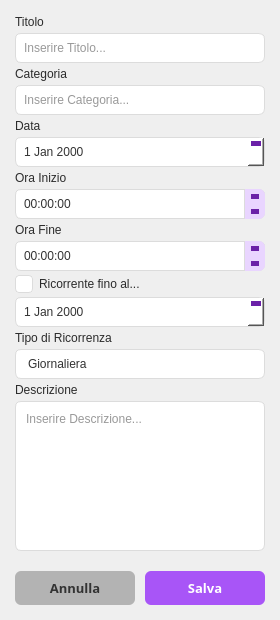
<?xml version="1.0" encoding="UTF-8"?>
<ui version="4.0">
 <class>FormImpegno</class>
 <widget class="QWidget" name="FormImpegno">
  <property name="geometry">
   <rect>
    <x>0</x>
    <y>0</y>
    <width>280</width>
    <height>620</height>
   </rect>
  </property>
  <property name="minimumSize">
   <size>
    <width>230</width>
    <height>0</height>
   </size>
  </property>
  <property name="windowTitle">
   <string>Form</string>
  </property>
  <property name="styleSheet">
   <string notr="true">QLineEdit, QPlainTextEdit, QDateEdit, QTimeEdit, QComboBox, QDateTimeEdit {
    background-color: #ffffff;
    border: 1px solid #dcdcdc;
    border-radius: 6px;
    padding: 6px;
    color: #333333;
}

QDateEdit, QTimeEdit, QDateTimeEdit {
    padding-right: 24px;
}

QDateEdit::up-button, QTimeEdit::up-button, QDateTimeEdit::up-button {
    subcontrol-origin: border;
    subcontrol-position: top right;
    width: 20px;
    height: 15px;
    border-left: 1px solid #dcdcdc;
    border-bottom: 1px solid #dcdcdc;
    border-top-right-radius: 6px;
    background-color: #e9d5ff;
}

QDateEdit::up-button:hover, QTimeEdit::up-button:hover, QDateTimeEdit::up-button:hover {
    background-color: #d8b4fe;
}

QDateEdit::up-button:pressed, QTimeEdit::up-button:pressed, QDateTimeEdit::up-button:pressed {
    background-color: #c084fc;
}

QDateEdit::down-button, QTimeEdit::down-button, QDateTimeEdit::down-button {
    subcontrol-origin: border;
    subcontrol-position: bottom right;
    width: 20px;
    height: 15px;
    border-left: 1px solid #dcdcdc;
    border-bottom-right-radius: 6px;
    background-color: #e9d5ff;
}

QDateEdit::down-button:hover, QTimeEdit::down-button:hover, QDateTimeEdit::down-button:hover {
    background-color: #d8b4fe;
}

QDateEdit::down-button:pressed, QTimeEdit::down-button:pressed, QDateTimeEdit::down-button:pressed {
    background-color: #c084fc;
}

QDateEdit::up-arrow, QTimeEdit::up-arrow, QDateTimeEdit::up-arrow {
    width: 0px;
    height: 0px;
    border-left: 4px solid transparent;
    border-right: 4px solid transparent;
    border-bottom: 5px solid #6b21a8;
}

QDateEdit::down-arrow, QTimeEdit::down-arrow, QDateTimeEdit::down-arrow {
    width: 0px;
    height: 0px;
    border-left: 4px solid transparent;
    border-right: 4px solid transparent;
    border-top: 5px solid #6b21a8;
}


QLineEdit:focus, QPlainTextEdit:focus, QDateEdit:focus, QTimeEdit:focus, QComboBox:focus {
    border: 1px solid #a855f7;
    background-color: #fcfaff;
}

#btnAnnulla {
    background-color: #b3b3b3;
    color: #333333;
    border: none;
    border-radius: 6px;
    padding: 8px 10px;
    font-weight: bold;
    font-size: 13px;
}

#btnAnnulla:hover {
    background-color: #a6a6a6;
}

#btnAnnulla:pressed {
    background-color: #8c8c8c;
}

#btnSalva {
    background-color: #a855f7;
    color: #ffffff;
    border: none;
    border-radius: 6px;
    padding: 8px 10px;
    font-weight: bold;
    font-size: 13px;
}

#btnSalva:hover {
    background-color: #9333ea;
}

#btnSalva:pressed {
    background-color: #7e22ce;
}

QLabel, QCheckBox {
    color: #2b2b2b;
}

</string>
  </property>
  <layout class="QVBoxLayout" name="insertDati">
   <property name="spacing">
    <number>4</number>
   </property>
   <property name="leftMargin">
    <number>15</number>
   </property>
   <property name="topMargin">
    <number>15</number>
   </property>
   <property name="rightMargin">
    <number>15</number>
   </property>
   <property name="bottomMargin">
    <number>15</number>
   </property>
   <item>
    <widget class="QLabel" name="Titolo">
     <property name="text">
      <string>Titolo</string>
     </property>
    </widget>
   </item>
   <item>
    <widget class="QLineEdit" name="editTitolo">
     <property name="inputMask">
      <string notr="true"/>
     </property>
     <property name="placeholderText">
      <string>Inserire Titolo...</string>
     </property>
     <property name="clearButtonEnabled">
      <bool>false</bool>
     </property>
    </widget>
   </item>
   <item>
    <widget class="QLabel" name="Categoria">
     <property name="text">
      <string>Categoria</string>
     </property>
    </widget>
   </item>
   <item>
    <widget class="QLineEdit" name="editCateg">
     <property name="placeholderText">
      <string>Inserire Categoria...</string>
     </property>
    </widget>
   </item>
   <item>
    <widget class="QLabel" name="Data">
     <property name="text">
      <string>Data</string>
     </property>
    </widget>
   </item>
   <item>
    <widget class="QDateEdit" name="dateEdit">
     <property name="styleSheet">
      <string notr="true">QCalendarWidget QWidget#qt_calendar_navigationbar {
    background-color: #f1f5f9;
    border-bottom: 1px solid #dcdcdc;
}

QCalendarWidget QToolButton {
    color: #333333;
    background-color: transparent;
    border-radius: 4px;
    font-weight: bold;
    padding: 4px;
}

QCalendarWidget QToolButton:hover {
    background-color: #e9d5ff;
}

QCalendarWidget QToolButton:pressed {
    background-color: #d8b4fe;
}

QCalendarWidget QMenu {
    background-color: #ffffff;
    color: #333333;
    border: 1px solid #dcdcdc;
}

QCalendarWidget QSpinBox {
    background-color: transparent;
    color: #333333;
    border: none;
    selection-background-color: #e9d5ff;
    selection-color: #333333;
}

QCalendarWidget QTableView {
    background-color: #ffffff;
    selection-background-color: #a855f7;
    selection-color: #ffffff;
    border: none;
    outline: 0px;
}

QCalendarWidget QAbstractItemView:enabled {
    color: #333333;
}

QCalendarWidget QAbstractItemView:disabled {
    color: #94a3b8;
}

QCalendarWidget QTableView QHeaderView::section {
    background-color: #f1f5f9;
    color: #333333;
    border: none;
    border-bottom: 1px solid #dcdcdc;
    padding: 4px;
    font-weight: 500;
}</string>
     </property>
     <property name="calendarPopup">
      <bool>true</bool>
     </property>
    </widget>
   </item>
   <item>
    <widget class="QLabel" name="OraInizio">
     <property name="text">
      <string>Ora Inizio</string>
     </property>
    </widget>
   </item>
   <item>
    <widget class="QTimeEdit" name="timeStart"/>
   </item>
   <item>
    <widget class="QLabel" name="OraFine">
     <property name="text">
      <string>Ora Fine</string>
     </property>
    </widget>
   </item>
   <item>
    <widget class="QTimeEdit" name="timeFinish"/>
   </item>
   <item>
    <widget class="QCheckBox" name="Ricorrenza">
     <property name="layoutDirection">
      <enum>Qt::LeftToRight</enum>
     </property>
     <property name="styleSheet">
      <string notr="true">QCheckBox::indicator {
    width: 16px;
    height: 16px;
    border: 1px solid #dcdcdc;
    border-radius: 4px;
    background-color: #ffffff;
}

QCheckBox::indicator:checked {
    background-color: #a855f7;
    border: 1px solid #a855f7;
}</string>
     </property>
     <property name="text">
      <string>Ricorrente fino al...</string>
     </property>
     <property name="checked">
      <bool>false</bool>
     </property>
     <property name="autoRepeat">
      <bool>false</bool>
     </property>
     <property name="tristate">
      <bool>false</bool>
     </property>
    </widget>
   </item>
   <item>
    <widget class="QDateEdit" name="dateRicor">
     <property name="styleSheet">
      <string notr="true">QCalendarWidget QWidget#qt_calendar_navigationbar {
    background-color: #f1f5f9;
    border-bottom: 1px solid #dcdcdc;
}

QCalendarWidget QToolButton {
    color: #333333;
    background-color: transparent;
    border-radius: 4px;
    font-weight: bold;
    padding: 4px;
}

QCalendarWidget QToolButton:hover {
    background-color: #e9d5ff;
}

QCalendarWidget QToolButton:pressed {
    background-color: #d8b4fe;
}

QCalendarWidget QMenu {
    background-color: #ffffff;
    color: #333333;
    border: 1px solid #dcdcdc;
}

QCalendarWidget QSpinBox {
    background-color: transparent;
    color: #333333;
    border: none;
    selection-background-color: #e9d5ff;
    selection-color: #333333;
}

QCalendarWidget QTableView {
    background-color: #ffffff;
    selection-background-color: #a855f7;
    selection-color: #ffffff;
    border: none;
    outline: 0px;
}

QCalendarWidget QAbstractItemView:enabled {
    color: #333333;
}

QCalendarWidget QAbstractItemView:disabled {
    color: #94a3b8;
}

QCalendarWidget QTableView QHeaderView::section {
    background-color: #f1f5f9;
    color: #333333;
    border: none;
    border-bottom: 1px solid #dcdcdc;
    padding: 4px;
    font-weight: 500;
}</string>
     </property>
     <property name="calendarPopup">
      <bool>true</bool>
     </property>
    </widget>
   </item>
   <item>
    <widget class="QLabel" name="TipoRicor">
     <property name="text">
      <string>Tipo di Ricorrenza</string>
     </property>
    </widget>
   </item>
   <item>
    <widget class="QComboBox" name="comboBox">
     <property name="styleSheet">
      <string notr="true">QComboBox {
    background-color: #ffffff;
    border: 1px solid #dcdcdc;
    border-radius: 6px;
    padding: 6px 12px;
    color: #333333;
}

QComboBox:focus {
    border: 1px solid #a855f7;
    background-color: #fcfaff;
}

QComboBox::drop-down {
    border: none;
    width: 30px;
}

QComboBox QAbstractItemView {
    background-color: #ffffff;
    border: 1px solid #dcdcdc;
    border-radius: 6px;
    color: #333333;
    selection-background-color: #e9d5ff;
    selection-color: #333333;
    outline: 0px;
}</string>
     </property>
     <property name="currentText">
      <string/>
     </property>
     <property name="placeholderText">
      <string>&lt;Nessuna ricorrenza selezionata&gt;</string>
     </property>
     <item>
      <property name="text">
       <string>Giornaliera</string>
      </property>
     </item>
     <item>
      <property name="text">
       <string>Settimanale</string>
      </property>
     </item>
     <item>
      <property name="text">
       <string>Mensile</string>
      </property>
     </item>
    </widget>
   </item>
   <item>
    <widget class="QLabel" name="Descr">
     <property name="text">
      <string>Descrizione</string>
     </property>
    </widget>
   </item>
   <item>
    <widget class="QPlainTextEdit" name="editDescr">
     <property name="maximumSize">
      <size>
       <width>16777215</width>
       <height>150</height>
      </size>
     </property>
     <property name="backgroundVisible">
      <bool>false</bool>
     </property>
     <property name="centerOnScroll">
      <bool>false</bool>
     </property>
     <property name="placeholderText">
      <string>Inserire Descrizione...</string>
     </property>
    </widget>
   </item>
   <item>
    <spacer name="verticalSpacer">
     <property name="orientation">
      <enum>Qt::Vertical</enum>
     </property>
     <property name="sizeHint" stdset="0">
      <size>
       <width>20</width>
       <height>10</height>
      </size>
     </property>
    </spacer>
   </item>
   <item>
    <layout class="QHBoxLayout" name="layoutBottoni">
     <property name="spacing">
      <number>10</number>
     </property>
     <item>
      <widget class="QPushButton" name="btnAnnulla">
       <property name="sizePolicy">
        <sizepolicy hsizetype="Expanding" vsizetype="Fixed">
         <horstretch>0</horstretch>
         <verstretch>0</verstretch>
        </sizepolicy>
       </property>
       <property name="minimumSize">
        <size>
         <width>0</width>
         <height>30</height>
        </size>
       </property>
       <property name="font">
        <font>
         <family>Segoe UI Semibold</family>
         <pointsize>-1</pointsize>
         <bold>true</bold>
        </font>
       </property>
       <property name="text">
        <string>Annulla</string>
       </property>
      </widget>
     </item>
     <item>
      <widget class="QPushButton" name="btnSalva">
       <property name="sizePolicy">
        <sizepolicy hsizetype="Expanding" vsizetype="Fixed">
         <horstretch>0</horstretch>
         <verstretch>0</verstretch>
        </sizepolicy>
       </property>
       <property name="minimumSize">
        <size>
         <width>0</width>
         <height>30</height>
        </size>
       </property>
       <property name="font">
        <font>
         <family>Segoe UI Semibold</family>
         <pointsize>-1</pointsize>
         <bold>true</bold>
        </font>
       </property>
       <property name="text">
        <string>Salva</string>
       </property>
      </widget>
     </item>
    </layout>
   </item>
  </layout>
 </widget>
 <resources/>
 <connections/>
</ui>
